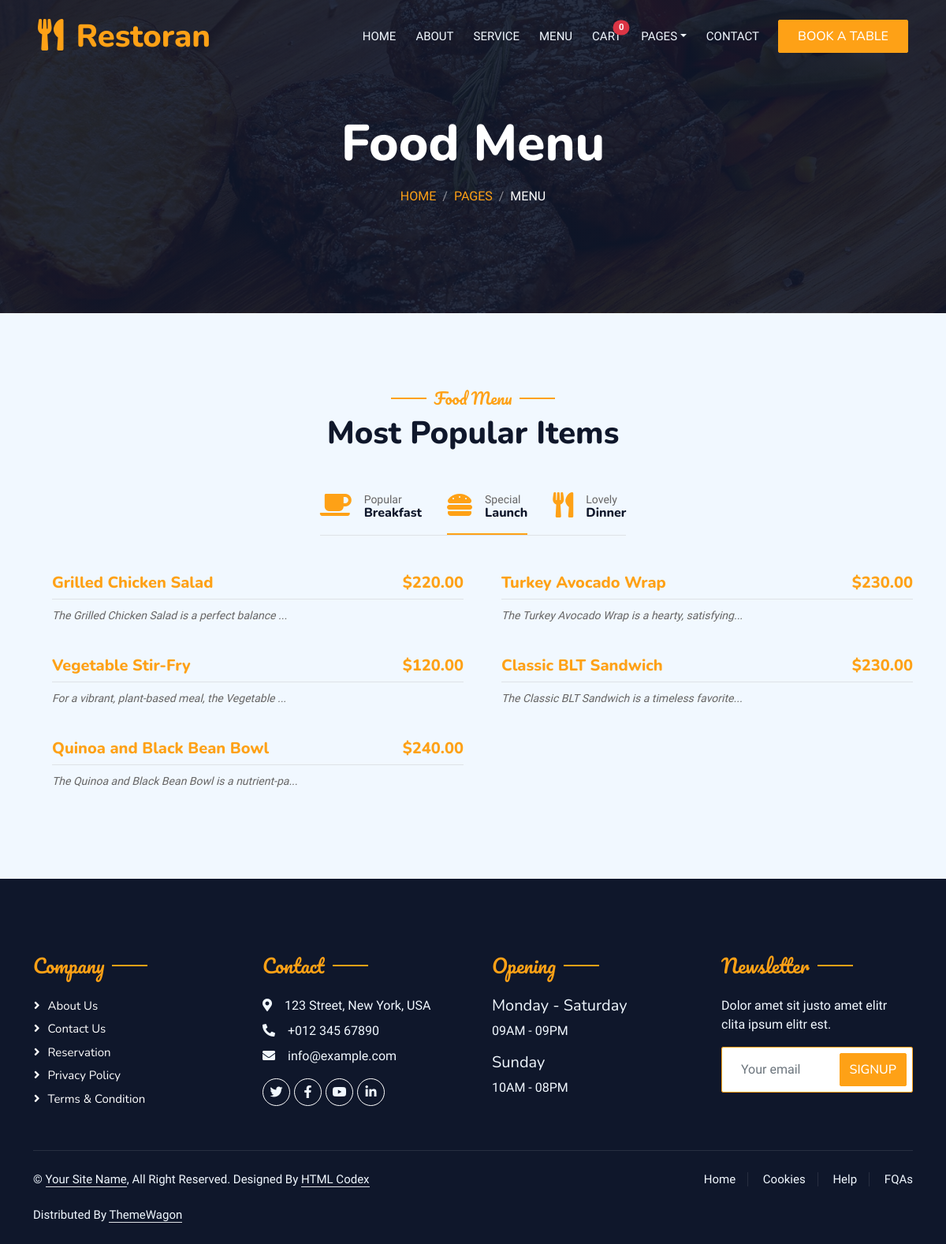
The page /lunch/ on the database its author committed.
### menue/models.py (models this page shows, shortened)
class Item(models.Model):
  name = models.CharField(max_length=300)
  description = HTMLField()
  price = models.DecimalField(max_digits=5,decimal_places=2)
  image = models.ImageField(upload_to='items')
  period = models.CharField(max_length=10,choices=PERIOD_CHOICES)
  slug = AutoSlugField(populate_from='name')
  created = models.DateTimeField(auto_now_add=True)

### menue/views.py (the view)
# urls.py: path('lunch/', lunch_item, name='lunch'),
def lunch_item(request):
  lunch = Item.objects.filter(period='LUNCH')
  context ={
    'items':lunch
  }
  return render(request, 'lunch.html', context)

### cart/templatetags/cart_count.py (called while the page is built)
@register.simple_tag
def cart_count(request, user):
    guest_user_count = 0
    guest_user_count = CartItem.objects.filter(session_key=request.session.session_key).count()
    total_count = guest_user_count
    return total_count if total_count > 0 else 0

### menue/templates/lunch.html (shortened to what this page needs)
{% extends "base.html" %}
{% load cart_count %}
{% load static %}
{% block content %}
        <div class="container-xxl position-relative p-0">
            <nav class="navbar navbar-expand-lg navbar-dark bg-dark px-4 px-lg-5 py-3 py-lg-0">
                <a href="{% url 'home' %}" class="navbar-brand p-0">
                    <h1 class="text-primary m-0"><i class="fa fa-utensils me-3"></i>Restoran</h1>
                </a>
                <div class="collapse navbar-collapse" id="navbarCollapse">
                    <div class="navbar-nav ms-auto py-0 pe-4">
                        <a href="{% url 'home' %}" class="nav-item nav-link ">Home</a>
                        <a href="{% url 'about' %}" class="nav-item nav-link">About</a>
                        <a href="{% url 'service' %}" class="nav-item nav-link">Service</a>
                        <a href="{% url 'items' %}" class="nav-item nav-link">Menu</a>
                        <a href="{% url 'cart' %}" class="nav-item nav-link position-relative">
                        Cart
                        <span class="position-absolute  start-100 translate-middle badge rounded-pill bg-danger">
                          {% cart_count request request.user %}
                        </span>
                        </a>
                        <div class="nav-item dropdown">
                            <a href="#" class="nav-link dropdown-toggle" data-bs-toggle="dropdown">Pages</a>
                        </div>
                        <a href="{% url 'contact' %}" class="nav-item nav-link">Contact</a>
                    </div>
                    <a href="{% url 'booking' %}" class="btn btn-primary py-2 px-4">Book A Table</a>
                </div>
            </nav>
            <div class="container-xxl py-5 bg-dark hero-header mb-5">
                <div class="container text-center my-5 pt-5 pb-4">
                    <h1 class="display-3 text-white mb-3 animated slideInDown">Food Menu</h1>
                    <nav aria-label="breadcrumb">
                        <ol class="breadcrumb justify-content-center text-uppercase">
                            <li class="breadcrumb-item"><a href="#">Home</a></li>
                            <li class="breadcrumb-item"><a href="#">Pages</a></li>
                            <li class="breadcrumb-item text-white active" aria-current="page">Menu</li>
                        </ol>
                    </nav>
                </div>
            </div>
        </div>
        <div class="container-xxl py-5">
            <div class="container">
                <div class="text-center wow fadeInUp" data-wow-delay="0.1s">
                    <h5 class="section-title ff-secondary text-center text-primary fw-normal">Food Menu</h5>
                    <h1 class="mb-5">Most Popular Items</h1>
                </div>
                <div class="tab-class text-center wow fadeInUp" data-wow-delay="0.1s">
                    <ul class="nav nav-pills d-inline-flex justify-content-center border-bottom mb-5">
                        <li class="nav-item">
                            <a class="d-flex align-items-center text-start mx-3 ms-0 pb-3 "  href="{% url 'break-first' %}">
                                <i class="fa fa-coffee fa-2x text-primary"></i>
                                <div class="ps-3">
                                    <small class="text-body">Popular</small>
                                    <h6 class="mt-n1 mb-0">Breakfast</h6>
                                </div>
                            </a>
                        </li>
                        <li class="nav-item">
                            <a class="d-flex align-items-center text-start mx-3 pb-3 active"  href="{% url 'lunch' %}">
                                <i class="fa fa-hamburger fa-2x text-primary"></i>
                                <div class="ps-3">
                                    <small class="text-body">Special</small>
                                    <h6 class="mt-n1 mb-0">Launch</h6>
                                </div>
                            </a>
                        </li>
                        <li class="nav-item">
                            <a class="d-flex align-items-center text-start mx-3 me-0 pb-3 "  href="{% url 'dinner' %}">
                                <i class="fa fa-utensils fa-2x text-primary"></i>
                                <div class="ps-3">
                                    <small class="text-body">Lovely</small>
                                    <h6 class="mt-n1 mb-0">Dinner</h6>
                                </div>
                            </a>
                        </li>
                    </ul>
                    <div class="tab-content">
                        <div id="tab-1" class="tab-pane fade show p-0 active">
                            <div class="row g-4">
                            {% for item in items %}
                            <div class="col-lg-6">
                                    <div class="d-flex align-items-center">
                                        <div class="w-100 d-flex flex-column text-start ps-4">
                                            <h5 class="d-flex justify-content-between border-bottom pb-2">
                                                <a href="{% url 'detail' item.slug %}"><span>{{item.name}}</span></a>
                                                <span class="text-primary">${{item.price}} </span>
                                            </h5>
                                            <small class="fst-italic">{{item.description | slice:50 |safe}}... </small>
                                        </div>
                                    </div>
                                </div>
                            {% endfor %}
                            </div>
                        </div>
                    </div>
                </div>
            </div>
        </div>
{% endblock content %}

### static/css/style.css (style rules this page uses)
:root { --primary: #FEA116; --light: #F1F8FF; --dark: #0F172B; }
.ff-secondary { font-family: 'Pacifico', cursive; }
.btn { font-family: 'Nunito', sans-serif; font-weight: 500; text-transform: uppercase; transition: .5s; }
.btn.btn-primary, .btn.btn-secondary { color: #FFFFFF; }
.navbar-dark .navbar-nav .nav-link { position: relative; margin-left: 25px; padding: 35px 0; font-size: 15px; color: var(--light) !important; text-transform: uppercase; font-weight: 500; outline: none; transition: .5s; }
@media (min-width: 992px) { .navbar-dark { position: absolute; width: 100%; top: 0; left: 0; z-index: 999; background: transparent !important; } }
.hero-header { background: linear-gradient(rgba(15, 23, 43, .9), rgba(15, 23, 43, .9)), url(../img/bg-hero.jpg); background-position: center center; background-repeat: no-repeat; background-size: cover; }
.breadcrumb-item + .breadcrumb-item::before { color: rgba(255, 255, 255, .5); }
.section-title { position: relative; display: inline-block; }
.section-title::before { position: absolute; content: ""; width: 45px; height: 2px; top: 50%; left: -55px; margin-top: -1px; background: var(--primary); }
.section-title::after { position: absolute; content: ""; width: 45px; height: 2px; top: 50%; right: -55px; margin-top: -1px; background: var(--primary); }
.nav-pills .nav-item .active { border-bottom: 2px solid var(--primary); }

### rows shown on the page
Item: name "Grilled Chicken Salad", price "220.00", description "The Grilled Chicken Salad is a perfect balance"
Item: name "Turkey Avocado Wrap", price "230.00", description "The Turkey Avocado Wrap is a hearty, satisfying"
Item: name "Vegetable Stir-Fry", price "120.00", description "For a vibrant, plant-based meal, the Vegetable"
Item: name "Classic BLT Sandwich", price "230.00", description "The Classic BLT Sandwich is a timeless favorite"
Item: name "Quinoa and Black Bean Bowl", price "240.00", description "The Quinoa and Black Bean Bowl is a nutrient-pa"
